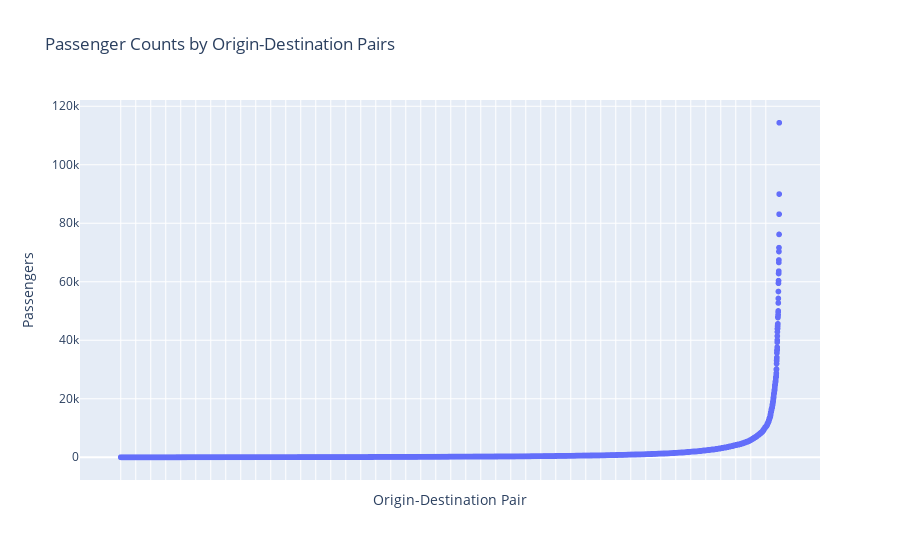

Here is the notebook cell this chart was saved with:
### Code cell
import pandas as pd
import plotly.express as px

sorted_df  = result_df.sort_values(by='passengers', ascending=True)
# Create an interactive scatterplot

# Create an interactive scatterplot
fig = px.scatter(sorted_df, x='origin-destination-pair', y='passengers', text='passengers',
                 title='Passenger Counts by Origin-Destination Pairs',
                 labels={'origin-destination-pair': 'Origin-Destination Pair'},
                 hover_name='origin-destination-pair')

fig.update_traces(textposition='top center')

# Remove the x-axis labels
fig.update_xaxes(showticklabels=False)

# Customize the appearance of the plot (optional)
fig.update_layout(xaxis_title='Origin-Destination Pair', yaxis_title='Passengers')

# Show the interactive plot
fig.show()

### Figure 1 — Plotly figure (JSON) as saved in the notebook; plotly's stock layout.template omitted (floating-point values rounded to 4 significant figures; data arrays with more than 128 entries replaced by an {"elided": "..."} marker saying what was removed)
{"data": [{"hovertemplate": "<b>%{hovertext}</b><br><br>Origin-Destination Pair=%{x}<br>passengers=%{text}<extra></extra>", "hovertext": {"elided": "11063 str values"}, "legendgroup": "", "marker": {"color": "#636efa", "symbol": "circle"}, "mode": "markers+text", "name": "", "showlegend": false, "text": {"elided": "11063 int values"}, "textposition": "top center", "type": "scattergl", "x": {"elided": "11063 str values"}, "xaxis": "x", "y": {"elided": "11063 int values"}, "yaxis": "y"}], "layout": {"legend": {"tracegroupgap": 0}, "title": {"text": "Passenger Counts by Origin-Destination Pairs"}, "xaxis": {"anchor": "y", "domain": [0, 1], "showticklabels": false, "title": {"text": "Origin-Destination Pair"}}, "yaxis": {"anchor": "x", "domain": [0, 1], "title": {"text": "Passengers"}}}}
